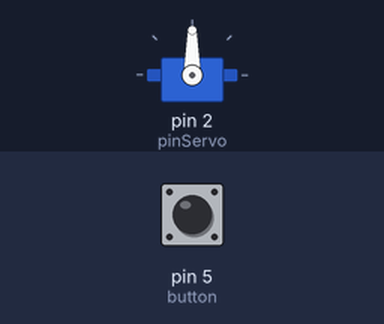
This sketch was run on a simulated Arduino Uno, built with avr-gcc and run on an emulated ATmega328P. Shown: servo. The test bench sets the inputs (shaded band); at power-on: pin 5 (button) LOW.

Above: at 1.2 s.
1.3 s: pin 5 (button) pulled HIGH for 0.15 s
At 1.7 s:
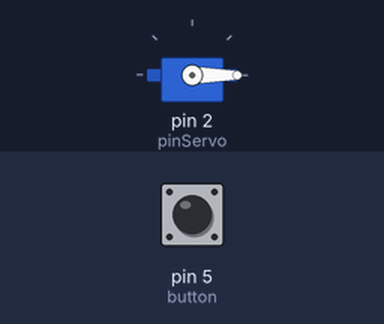
4.4 s: pin 5 (button) pulled HIGH for 1 s
At 6.8 s:
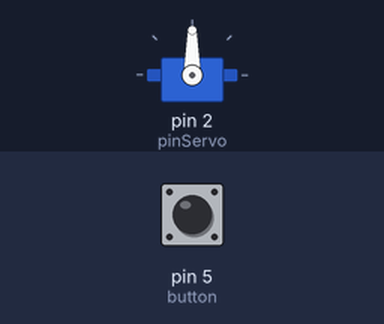
7.9 s: pin 5 (button) pulled HIGH for 3.2 s
At 9.1 s:
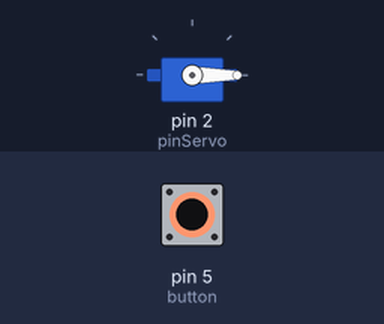
Timing chart, 0 to 11.4 s (numbered marks = the images above; inputs shaded):
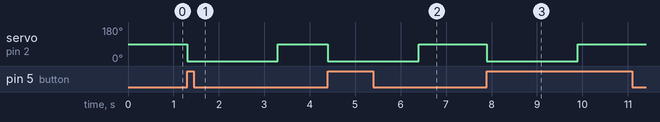

Measured:
- after the input at 1.3 s, servo on pin 2 (pinServo): 90° → 0° at once, → 90° 2.0 s later
- after the input at 4.4 s, servo on pin 2 (pinServo): 90° → 0° at once, → 90° 2.0 s later
- after the input at 7.9 s, servo on pin 2 (pinServo): 90° → 0° at once, → 90° 2.0 s later

The sketch:

lab13.ino
```cpp
#include <Servo.h>

const int button = 5;
const int pinServo = 2;

Servo cancela;

void setup() {
  pinMode(button, INPUT);
  cancela.attach(pinServo, 500, 2500);
  cancela.write(90);
}

void loop() {
  int buttonState = digitalRead(button);
  if (buttonState == HIGH) {
    cancela.write(0);
    delay(2000);
    cancela.write(90);
    while (digitalRead(button) == HIGH) {
    }
  }
}
```
